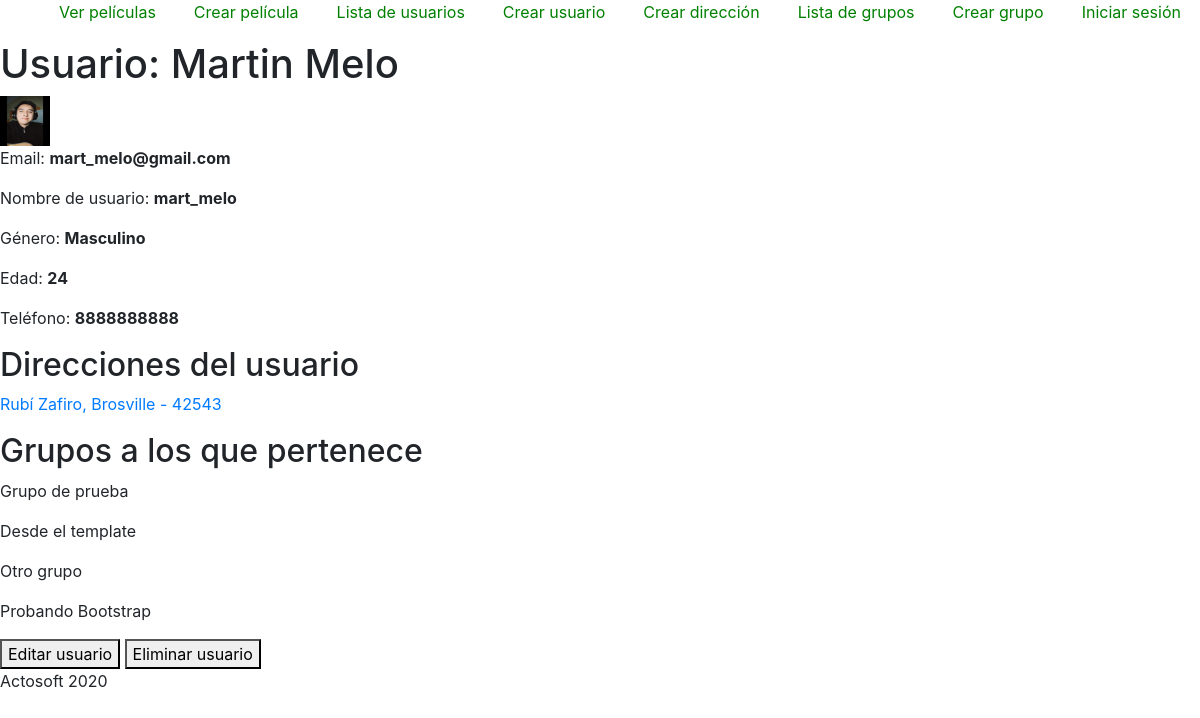
/users/8/, run on the app's committed database.
### users/models.py (models this page shows, shortened)
class Profile(models.Model):
    user = models.OneToOneField(User, related_name='profile', on_delete=models.CASCADE)
    gender = models.CharField(max_length=140)
    phone = models.CharField(max_length=15)
    age = models.PositiveIntegerField()
    image = models.ImageField(upload_to='images/profile_images/', blank=True, null=True)

### addresses/models.py (models this page shows, shortened)
class Address(models.Model):
    user = models.ForeignKey(User, related_name='addresses', on_delete=models.CASCADE)
    street = models.CharField(max_length=140)
    exterior_number = models.PositiveIntegerField()
    internal_number = models.PositiveIntegerField(blank=True, null=True)
    colony = models.CharField(max_length=100)
    city = models.CharField(max_length=140)
    state = models.CharField(max_length=140)
    coutry = models.CharField(max_length=140)
    postal_code = models.CharField(max_length=6)
    created = models.DateTimeField(auto_now_add=True)
    updated = models.DateTimeField(auto_now=True)

### groups/models.py (models this page shows, shortened)
class GroupModel(models.Model):
    users = models.ManyToManyField(User, related_name='groupss', blank=True, null=True)
    name = models.CharField(max_length=140)
    description = models.TextField(blank=True, null=True)
    created = models.DateTimeField(auto_now_add=True)
    updated = models.DateTimeField(auto_now=True)

### users/views.py (the view)
# urls.py: path('<int:id>/', GetUser, name='detail'),
def GetUser(request, id):
    user = User.objects.get(id=id)
    template_name = "users/detail.html"
    context = {
        'user': user
    }
    return render(request, template_name, context)

### users/templates/users/detail.html
{% extends 'base.html' %}
{% block content %}
    <h1>Usuario: {{ user.first_name }} {{ user.last_name }}</h1>
    {% if user.profile.image %}
        <img
        src="{{ user.profile.image.url }}"
        alt="Imagen del usuario" width="50" height="50">
    {% else %}
        <img src="https://cdnlrv.lavoz.com.ar/img/user/default.jpg"
        alt="Imagen default" width="50" height="50">
    {% endif %}
    <p>Email: <b>{{ user.email }}</b></p>
    <p>Nombre de usuario: <b>{{ user.username }}</b></p>
    <p>Género: <b>{{ user.profile.gender }}</b></p>
    <p>Edad: <b>{{ user.profile.age }}</b></p>
    <p>Teléfono: <b>{{ user.profile.phone }}</b></p>
    <h2>Direcciones del usuario</h2>
    {% if user.addresses.all|length > 0 %}
        {% for address in user.addresses.all %}
            <a href="{% url 'addresses:detail' address.id %}">
                <p>{{ address.street }}, {{ address.city }} - {{address.postal_code}}</p>
            </a>
        {% endfor %}
    {% else %}
        <h3>Ups! Aún no cuentas con direcciones registradas</h3>
    {% endif %}
    <h2>Grupos a los que pertenece</h2>
    {% if user.groupss.all|length > 0 %}
        {% for group in user.groupss.all %}
                <p>{{ group.name }}</p>
        {% endfor %}
    {% else %}
        <h3>Ups! Aún no te inscribes a algún grupo</h3>
    {% endif %}
    <a href="{% url 'users:update' user.id %}"><button>Editar usuario</button></a>
    <a href="{% url 'users:delete' user.id %}"><button>Eliminar usuario</button></a>
{% endblock content %}

### data on the page
Address: street "Rubí Zafiro", city "Brosville", postal_code "42543"
GroupModel: name "Grupo de prueba"
GroupModel: name "Desde el template"
GroupModel: name "Otro grupo"
GroupModel: name "Probando Bootstrap"

### other printed values
{{ user.first_name }} "Martin"
{{ user.last_name }} "Melo"
{{ user.email }} "mart_melo@gmail.com"
{{ user.username }} "mart_melo"
{{ user.profile.gender }} "Masculino"
{{ user.profile.age }} "24"
{{ user.profile.phone }} "8888888888"
